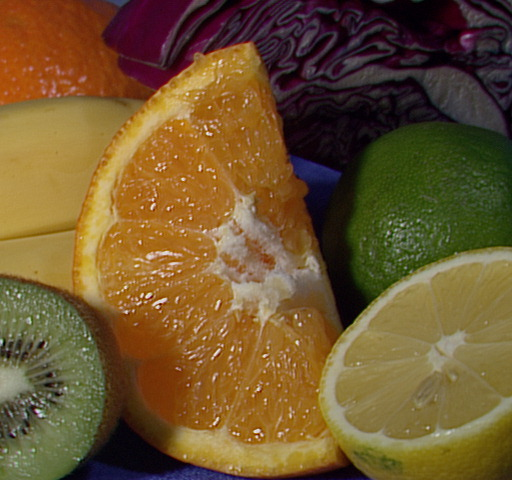
#> input picture task1/fruits.jpg, 512 x 480 px
$ python -i copy.py   (imports and definitions only)
#> lines starting #> are read from the running program, lines starting #| are printed output that depends on the picture; after the words box and inside, x2 and y2 are one past the last pixel; in counts of white or black regions, pixels touching at a corner belong together
#> further down, picture is the input picture: shape (480, 512, 3); mean B, G, R 46.2, 85.6, 110.8
from easytello import tello
import cv2
import time
import random
import numpy as np
import threading

LOCAL_IP = '192.168.10.1'
LOCAL_PORT_VIDEO = '11111'
addr = 'udp://' + LOCAL_IP + ':' + str(LOCAL_PORT_VIDEO)
# [1 line that did not run here, left out]

order_list = ["up 40", "down 30", "left 40", "right 40", "forward 40", "back 40", "cw 360", "ccw 360"]
waiting_second = 5
is_wait = [True]

# [3 lines not run here, left out]

def ohara_detect(image):
	low_threshold = (0, 0, 40)
	high_threshold = (20, 20, 255)
	red_per_max = 5

	red_mask = cv2.inRange(image, low_threshold, high_threshold)
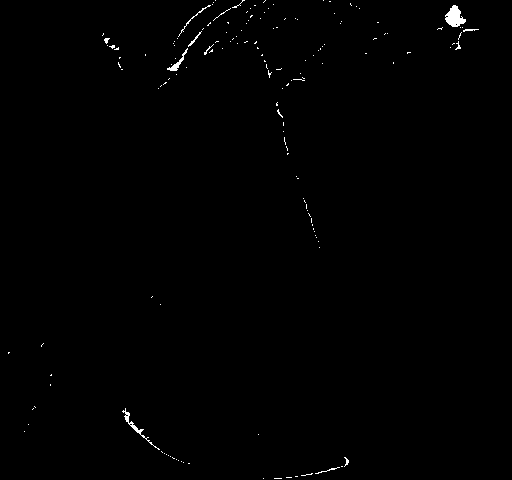
#> red_mask: shape (480, 512); 0.48% white; 156 white regions (144 under 20 px), largest, box (x1, y1, x2, y2) and area: (445, 5, 466, 27) 277, (122, 408, 160, 450) 143, (167, 48, 188, 71) 100
	red_white_pixels = cv2.countNonZero(red_mask)
#> red_white_pixels = 1186
	red_black_pixels = red_mask.size - red_white_pixels
#> red_black_pixels = 244574
	red_per = round(red_white_pixels / (red_white_pixels + red_black_pixels) * 100, 2)
#> red_per = 0.48
	print("red_per: ", str(red_per))
#| red_per:  0.48

	cv2.imshow("ohara_130mask", cv2.resize(red_mask, dsize=(480, 360)))
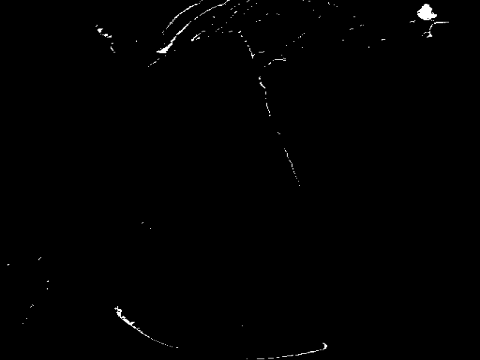
#> window 'ohara_130mask': shape (360, 480); min 0, max 255, mean 1.2

	return True if red_per >= red_per_max else False

alive = True
def keep_alive(d, iw):
  while alive:
    d.send_command('command')
    iw[0] = True
    time.sleep(5)

aliver = threading.Thread(target=keep_alive, args=(tello, is_wait))
# [36 lines not run here, left out]

>>> import cv2
>>> picture = cv2.imread('../task1/fruits.jpg')
>>> result = ohara_detect(picture)
#> result = False
